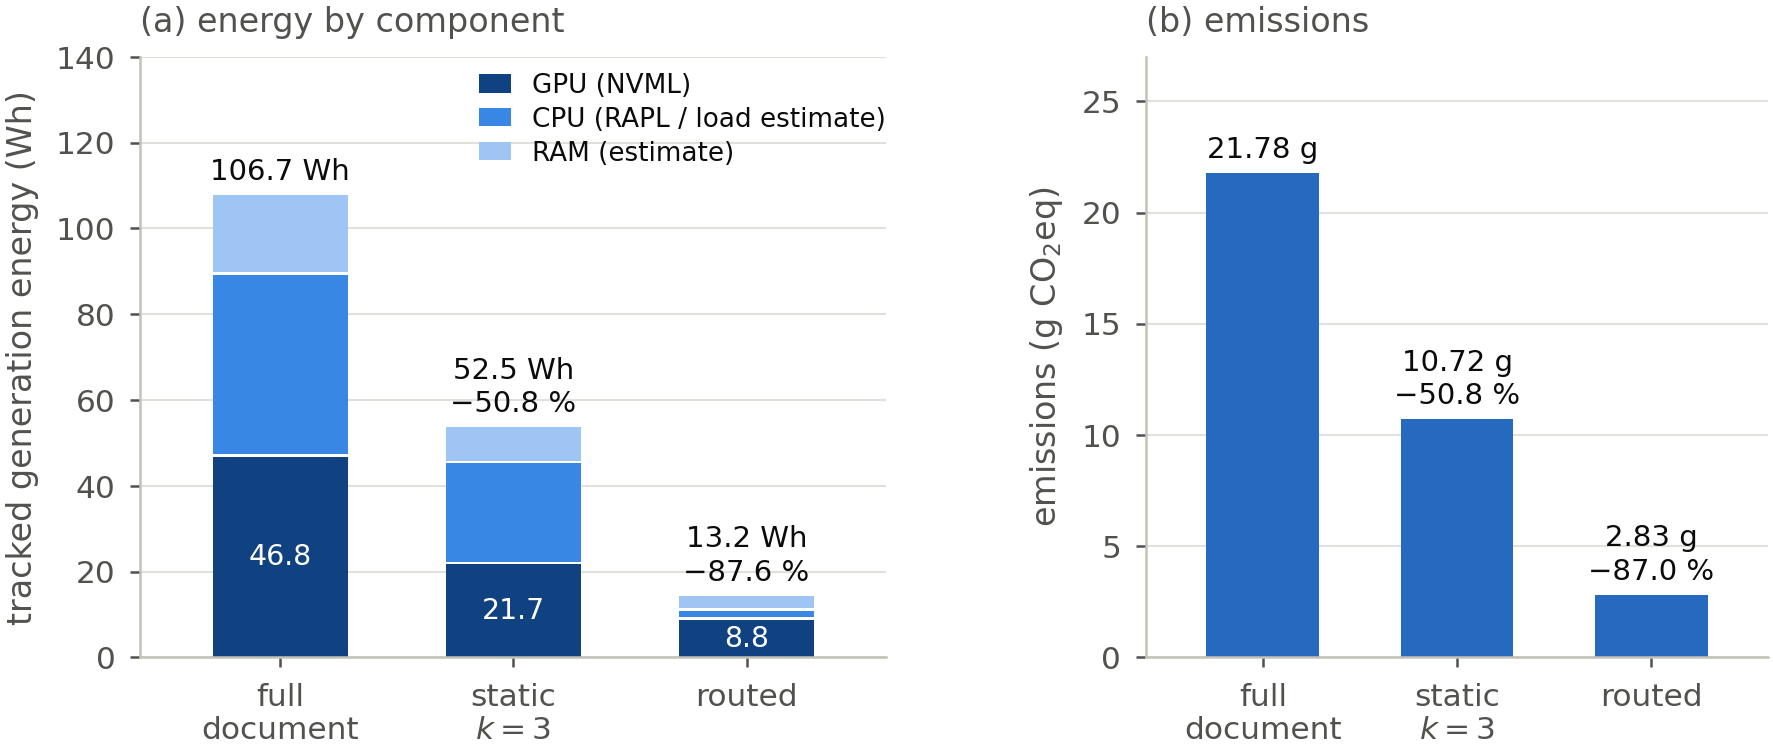

This figure's Python source:
"""Figure 6 of sn_green_rag_article.tex (label fig:energy): tracked generation energy and emissions of the three pipelines
on the 25-paper corpus. Data: the codecarbon rows 2026-03-05T23:59:43 (full-document baseline), 2026-03-05T22:53:27
(static k=3) and 2026-09-25T20:06:47 (routed, primary run) of RnD/emissions_data/emissions.csv, read with
RnD/verification/_common.emissions_rows (gpu_energy, cpu_energy, ram_energy, energy_consumed in kWh; emissions in kg).
Panel (a) stacks the GPU, CPU and RAM components of the tracked energy in Wh; panel (b) shows emissions in g CO2eq.
Reductions are 1 - value/baseline of the plotted values. CPU energy of the March rows came from RAPL counters, of the
September row from a load estimate (Table 5), so the GPU component is the one comparable without qualification. PNG only.
Run from the repository root:  .venv/bin/python RnD/nature_article/images/fig06_energy_emissions.py"""
import os, sys
import matplotlib.pyplot as plt
HERE = os.path.dirname(os.path.abspath(__file__))
sys.path.insert(0, HERE); sys.path.insert(0, os.path.join(HERE, "..", "..", "verification"))
import _style
from _common import emissions_rows
_style.apply()

rows = emissions_rows()
TS = {"full": "2026-03-05T23:59:43", "k3": "2026-03-05T22:53:27", "routed": "2026-09-25T20:06:47"}
NAMES = {"full": "full\ndocument", "k3": "static\n$k=3$", "routed": "routed"}
ORDER = ["full", "k3", "routed"]
wh = {k: {c: rows[ts][f"{c}_energy"] * 1e3 for c in ("gpu", "cpu", "ram")} for k, ts in TS.items()}
total = {k: rows[ts]["energy_consumed"] * 1e3 for k, ts in TS.items()}
g = {k: rows[ts]["emissions"] * 1e3 for k, ts in TS.items()}
for k in ORDER: assert abs(sum(wh[k].values()) - total[k]) < 0.02, k          # components add up to the tracked total
COMP = [("gpu", "GPU (NVML)", _style.SEQ_BLUE[11]), ("cpu", "CPU (RAPL / load estimate)", _style.SEQ_BLUE[6]), ("ram", "RAM (estimate)", _style.SEQ_BLUE[2])]

fig, axes = plt.subplots(1, 2, figsize=(7.0, 2.6), gridspec_kw=dict(wspace=0.38, width_ratios=[1.2, 1]))
ax = axes[0]; ax.grid(axis="x", visible=False)
for i, k in enumerate(ORDER):
    bottom = 0
    for c, label, col in COMP:
        v = wh[k][c]
        ax.bar(i, v, bottom=bottom, width=0.58, color=col, linewidth=0, label=label if i == 0 else None)
        if c == "gpu": ax.text(i, bottom + v / 2, f"{v:.1f}", ha="center", va="center", fontsize=6.8, color="white")
        bottom += v + 0.6                                                     # small surface gap between segments
    ax.text(i, bottom + 1.5, f"{total[k]:.1f} Wh" + ("" if k == "full" else f"\n−{100 * (1 - total[k] / total['full']):.1f} %"),
            ha="center", va="bottom", fontsize=7, color=_style.INK, linespacing=1.25)
ax.set_xticks(range(3)); ax.set_xticklabels([NAMES[k] for k in ORDER]); ax.set_xlim(-0.6, 2.6)
ax.set_ylim(0, 140); ax.set_ylabel("tracked generation energy (Wh)")
ax.set_title("(a) energy by component", loc="left", fontsize=8, color=_style.INK2, pad=6)
ax.legend(loc="upper right", bbox_to_anchor=(1.02, 1.0), fontsize=6.3, handlelength=1.2, borderaxespad=0.2, labelspacing=0.3)

ax = axes[1]; ax.grid(axis="x", visible=False)
for i, k in enumerate(ORDER):
    ax.bar(i, g[k], width=0.58, color=_style.SEQ_BLUE[8], linewidth=0)
    ax.text(i, g[k] + 0.4, f"{g[k]:.2f} g" + ("" if k == "full" else f"\n−{100 * (1 - g[k] / g['full']):.1f} %"),
            ha="center", va="bottom", fontsize=7, color=_style.INK, linespacing=1.25)
ax.set_xticks(range(3)); ax.set_xticklabels([NAMES[k] for k in ORDER]); ax.set_xlim(-0.6, 2.6)
ax.set_ylim(0, 27); ax.set_ylabel("emissions (g CO$_2$eq)")
ax.set_title("(b) emissions", loc="left", fontsize=8, color=_style.INK2, pad=6)
_style.save(fig, os.path.join(HERE, "fig06_energy_emissions"))
for k in ORDER:
    print(f"{NAMES[k]:16s} total {total[k]:7.2f} Wh (gpu {wh[k]['gpu']:.2f}, cpu {wh[k]['cpu']:.2f}, ram {wh[k]['ram']:.2f}); {g[k]:.2f} g; "
          f"vs baseline: total −{100*(1-total[k]/total['full']):.1f} %, gpu −{100*(1-wh[k]['gpu']/wh['full']['gpu']):.1f} %, emissions −{100*(1-g[k]/g['full']):.1f} %")
